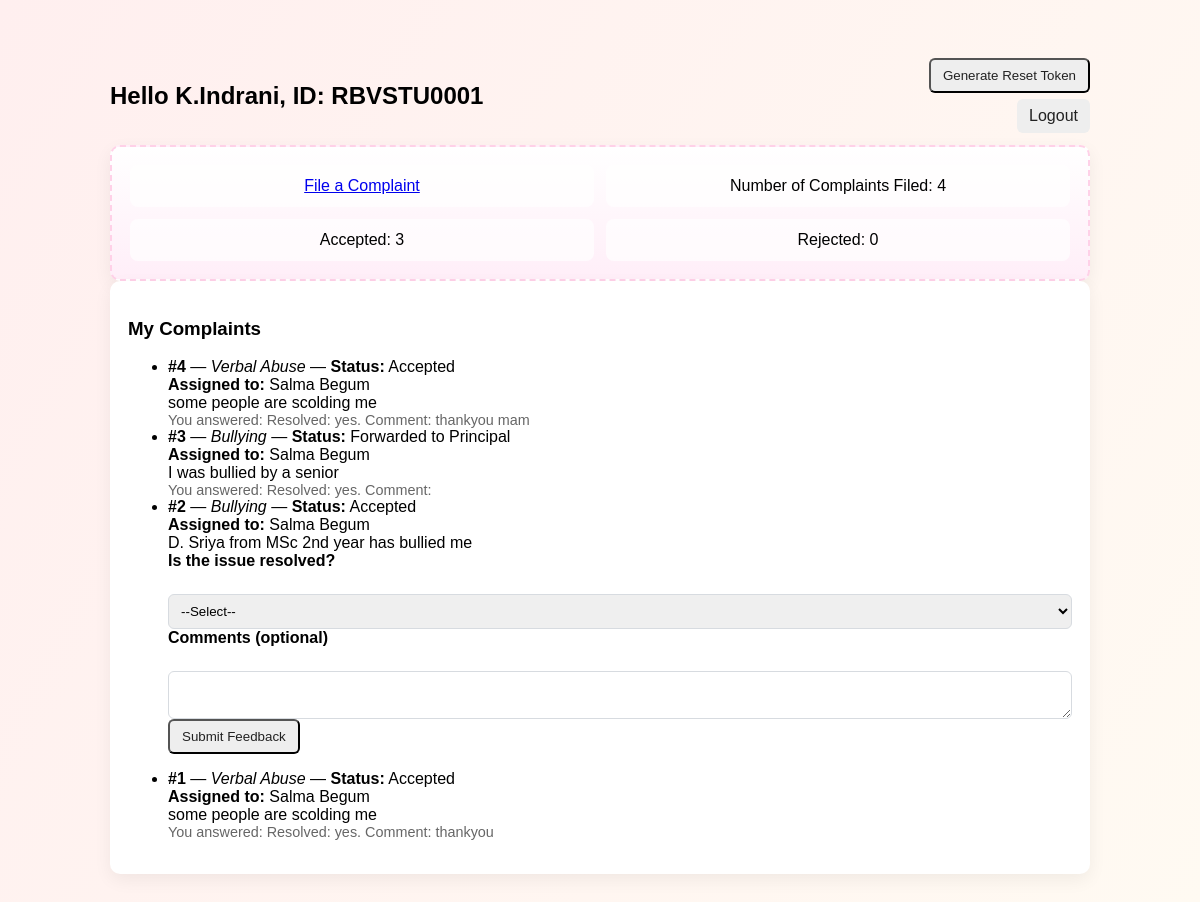
Screenshot of /student_dashboard (signed in) with the database file from the repository.
### tables this page shows
CREATE TABLE students (
    id INTEGER PRIMARY KEY AUTOINCREMENT,
    name TEXT NOT NULL,
    unique_code TEXT NOT NULL UNIQUE,
    mentor_id INTEGER,
    roll_no TEXT,
    extra TEXT,
    created_at DATETIME DEFAULT CURRENT_TIMESTAMP,
    FOREIGN KEY (mentor_id) REFERENCES teachers(id)
);

CREATE TABLE complaints (
    id INTEGER PRIMARY KEY AUTOINCREMENT,
    student_id INTEGER NOT NULL,
    teacher_id INTEGER NOT NULL,
    category TEXT,
    description TEXT,
    attachment TEXT,
    status TEXT DEFAULT 'Pending',
    reason TEXT,
    created_at DATETIME DEFAULT CURRENT_TIMESTAMP,
    FOREIGN KEY (student_id) REFERENCES students(id),
    FOREIGN KEY (teacher_id) REFERENCES teachers(id)
);

CREATE TABLE teachers (
    id INTEGER PRIMARY KEY AUTOINCREMENT,
    name TEXT NOT NULL,
    teacher_code TEXT NOT NULL UNIQUE,
    performance_accepted INTEGER DEFAULT 0,
    performance_rejected INTEGER DEFAULT 0,
    created_at DATETIME DEFAULT CURRENT_TIMESTAMP
);

CREATE TABLE feedback (
    id INTEGER PRIMARY KEY AUTOINCREMENT,
    complaint_id INTEGER NOT NULL,
    student_feedback TEXT,
    created_at DATETIME DEFAULT CURRENT_TIMESTAMP,
    FOREIGN KEY (complaint_id) REFERENCES complaints(id)
);

### app.py (the view)
    def wrapper(*args, **kwargs):
        if not is_logged_in():
            flash('You must be logged in', 'danger')
            return redirect(url_for('index'))
        return f(*args, **kwargs)

### app.py (called while the page is built)
def get_db():
    conn = sqlite3.connect(DB_PATH)
    conn.row_factory = sqlite3.Row
    return conn

def is_logged_in():
    return 'user_id' in session

def require_login(f):
    def wrapper(*args, **kwargs):
        if not is_logged_in():
            flash('You must be logged in', 'danger')
            return redirect(url_for('index'))
        return f(*args, **kwargs)
    wrapper.__name__ = f.__name__
    return wrapper

### templates/student_dashboard.html (shortened to what this page needs)
﻿<!doctype html>
<html>
<head>
  <link rel="stylesheet" href="/static/css/common.css">
  <link rel="stylesheet" href="/static/css/student.css">
</head>
<body class="student-bg">
  <div class="container">
    <header>
      <div style="display:flex; align-items:center; gap:18px; width:100%; justify-content:space-between;">
        <div>
          <h2>Hello {{ student['name'] }}, ID: {{ student['unique_code'] }}</h2>
        </div>
        <div style="text-align:right">
          {% if reset_token %}
            <div style="font-family:monospace; background:#f7f7f7; padding:6px 10px; border-radius:6px; display:inline-block; margin-right:8px">Token: {{ reset_token }}</div>
            <div class="muted" style="display:block; font-size:0.85rem">Expires: {{ reset_expires }}</div>
          {% else %}
            <form method="post" action="/generate_token" style="display:inline">
              <button class="btn" type="submit">Generate Reset Token</button>
            </form>
          {% endif %}
          <div style="margin-top:6px"><a href="/logout" class="btn">Logout</a></div>
        </div>
      </div>
    </header>
    <main>
      <section class="bunny-panel card">
        <div class="panel-grid">
          <div class="panel-item"><a href="/complaint/new">File a Complaint</a></div>
          <div class="panel-item" id="total-count">Number of Complaints Filed: {{ total }}</div>
          <div class="panel-item" id="accepted-count">Accepted: {{ accepted }}</div>
          <div class="panel-item" id="rejected-count">Rejected: {{ rejected }}</div>
        </div>
      </section>
      <section class="card">
        <h3>My Complaints</h3>
        {% if complaints %}
          <ul class="complaint-list">
          {% for c in complaints %}
            <li class="complaint-item">
              <strong>#{{ c['id'] }}</strong> — <em>{{ c['category'] }}</em> — <strong>Status:</strong> {{ c['status'] }}<br>
              <strong>Assigned to:</strong> {{ c['teacher_name'] or 'Unassigned' }}<br>
              <div>{{ c['description'] }}</div>
              {% set fb = feedback_map.get(c['id']) %}
              {% if fb %}
                <div class="muted">You answered: {{ fb['student_feedback'] }}</div>
              {% else %}
                {% if c['status'] != 'Pending' %}
                  <form method="post" action="/complaint/feedback" class="small-form">
                    <label>Is the issue resolved?</label><br>
                    <select name="resolved" required>
                      <option value="">--Select--</option>
                    </select><br>
                    <label>Comments (optional)</label><br>
                    <textarea name="comment" rows="2" style="width:100%"></textarea><br>
                    <button type="submit" class="btn">Submit Feedback</button>
                  </form>
                {% else %}
                  <div class="muted">Please wait for the teacher/principal to review your complaint.</div>
                {% endif %}
              {% endif %}
            </li>
          {% endfor %}
          </ul>
        {% else %}
          <div>No complaints filed yet.</div>
        {% endif %}
      </section>
    </main>
  </div>
</body>
</html>

### static/css/common.css (style rules this page uses)
.container { max-width:980px; margin:20px auto; }
.card { background:white; padding:18px; border-radius:10px; box-shadow:0 6px 18px rgba(0,0,0,0.06); }
header { display:flex; align-items:center; justify-content:space-between; gap:20px; margin-bottom:12px }
label { display:block; font-weight:600; margin-bottom:6px }
input[type=text], input[type=password], input[type=email], input[type=date], textarea, select { width:100%; padding:8px; border-radius:6px; border:1px solid #d7dbe0 }
.btn { display:inline-block; background:#eee; padding:8px 12px; border-radius:6px; text-decoration:none; color:#222 }
.muted { color:#666; font-size:0.9rem }

### static/css/student.css (style rules this page uses)
.bunny-panel { background: linear-gradient(180deg,#fff,#ffeef8); border:2px dashed #ffd1e8 }
.panel-grid { display:grid; grid-template-columns:repeat(2,1fr); gap:12px }
.panel-item { padding:12px; border-radius:8px; background:rgba(255,255,255,0.7); text-align:center }

### templates/student_dashboard.html (style rules this page uses)
.panel-item { transition: transform 0.3s, box-shadow 0.3s; cursor: pointer; }

### rows the page displays
students: name "K.Indrani", unique_code "RBVSTU0001"
complaints: id "4", category "Verbal Abuse", status "Accepted", name "Salma Begum", description "some people are scolding me"
feedback: student_feedback "Resolved: yes. Comment: thankyou mam"
complaints: id "3", category "Bullying", status "Forwarded to Principal", name "Salma Begum", description "I was bullied by a senior"
feedback: student_feedback "Resolved: yes. Comment:"
complaints: id "2", category "Bullying", status "Accepted", name "Salma Begum", description "D. Sriya from MSc 2nd year has bullied me"
complaints: id "1", category "Verbal Abuse", status "Accepted", name "Salma Begum", description "some people are scolding me"
feedback: student_feedback "Resolved: yes. Comment: thankyou"

### other values shown
{{ rejected }} "0"
